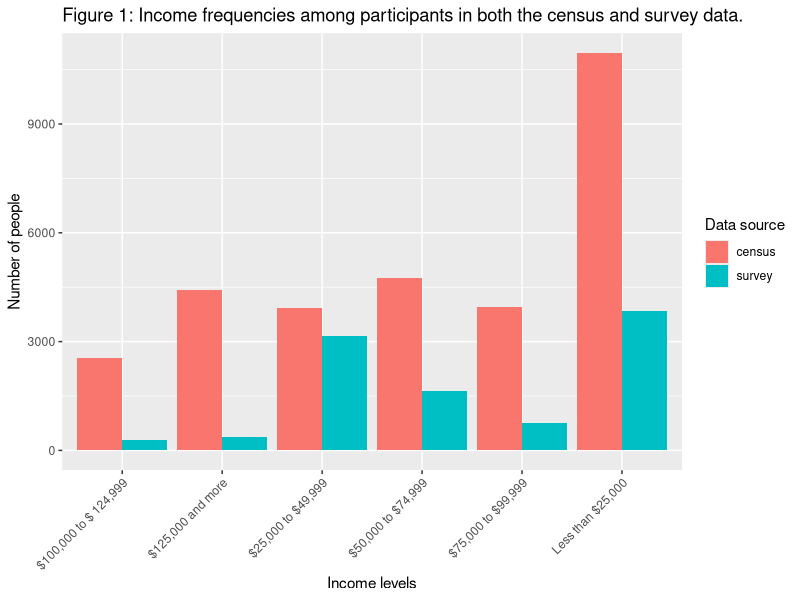

This figure's R source:
## ---- chunk 1
knitr::opts_chunk$set(warning = FALSE, message = FALSE)
library(tidyverse)
library(knitr)
library(car)
## ---- chunk 2
census_data <- read_csv("../Eric/ces2019_web_cleaned_imputed.csv")
survey_data <- read_csv("../Eric/gss_clean_poststrat.csv")
## ---- chunk 3

a <- census_data %>% group_by(income_category) %>% 
  summarise(census = n())

b <- survey_data %>% group_by(income_category) %>% 
  summarise(survey = n())

income_data = tibble(merge(a, b, by="income_category"))

income_data %>% 
  pivot_longer(col=-income_category)  %>%
  ggplot(aes(x = factor(income_category), y = value, fill = name)) +
  geom_bar(stat = "identity", position = "dodge") +
  labs(title="Figure 1: Income frequencies among participants in both the census and survey data.", 
       x="Income levels", 
       y="Number of people",
       fill="Data source") +
  theme(axis.text.x = element_text(angle = 45, hjust = 1))
## ---- chunk 4
# Proportion of liberal votes by age group
proportions <- census_data %>% 
  select(age_category, vote_choice) %>% 
  group_by(age_category) %>% 
  summarise(n=n(),
            liberal_votes = sum(vote_choice == 1),
            proportion = (liberal_votes / n) %>% round(digits=3)) 
  
votes_young<- as.numeric(proportions$liberal_votes[1]) # 15-24 proportion
n_young <- as.numeric(proportions$n[1])

votes_old <- as.numeric(proportions$liberal_votes[7]) # 65-74
n_old <- as.numeric(proportions$n[7])

test <- prop.test(x=c(n_old, votes_old), n=c(n_young, votes_young))

output_proportions <- proportions %>%
  rename(`Age range` = age_category, `Number of obersvations` = n, `Total who would vote liberal` = liberal_votes,
         `Proportion` = proportion) %>%
  kable(caption = "Proportion of intended liberal votes by age group from the CES 2019 data")

output_proportions
z <- sqrt(test$statistic) %>% round(digits=3)
p <- 2*pnorm(z, lower.tail=FALSE)

lower_b <- test$conf.int[1] %>% round(digits=3)
upper_b <- test$conf.int[2] %>% round(digits=3)
## ---- chunk 5

# Model Results (to Report in Results section)
# summary(model)
# OR
# broom::tidy(model)

### Don't show the results/output here...

## ---- chunk 6

# Here you can include some relevant visualizations.
